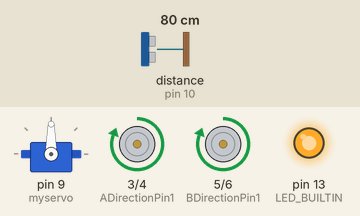
This sketch was run on a simulated Arduino Uno, built with avr-gcc and run on an emulated ATmega328P. Parts: servo, motor-driver pin pairs drawn as motors (green arrow = first pin HIGH = forward, orange = second pin HIGH = backward, longer = more drive, scaled by the enable pin), output pins drawn as LEDs (lit = HIGH). Inputs (shaded band) come from the test bench; at power-on: distance to the obstacle (sensor on pin 10) 80 cm. The echo pulse lasts 58.3 µs per cm; what the sketch prints to the serial monitor is not drawn.

Above: at 0.05 s.
At 2.75 s:
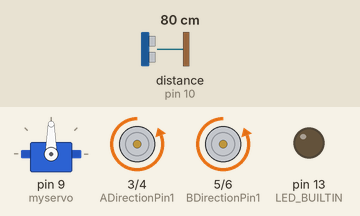
At 4.1 s:
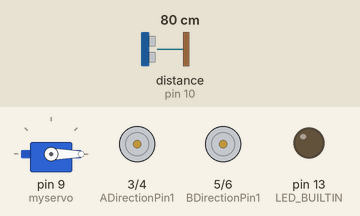
At 4.75 s:
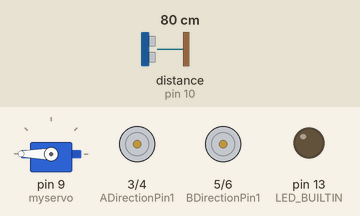
At 5.45 s:
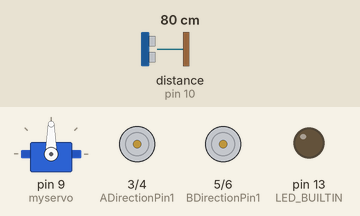
Timing chart, 0 to 7.2 s (numbered marks = the images above):
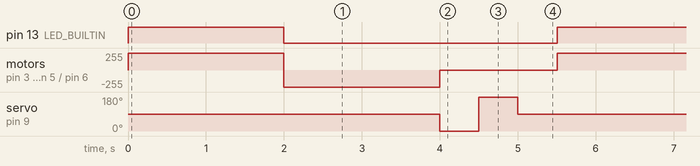

Measured:
- by itself, pin 13 (LED_BUILTIN): alternates HIGH for 2.0 s and LOW for 3.5 s
- by itself, servo on pin 9 (myservo): repeats every 5.5 s: 180° 0.50 s, 90° 4.5 s, 0° 0.50 s
- by itself, motor on pin 3 (ADirectionPin1) / pin 4 (ADirectionPin2), motor on pin 5 (BDirectionPin1) / pin 6 (BDirectionPin2): repeats every 5.5 s: backward 255/255 2.0 s, stopped 1.5 s, forward 255/255 2.0 s

The sketch:

motor_test.ino
```cpp
#include <Servo.h>
#include <NewPing.h>

#define TRIGGER_PIN  11  // Arduino pin tied to trigger pin on the ultrasonic sensor.
#define ECHO_PIN     10  // Arduino pin tied to echo pin on the ultrasonic sensor.
#define MAX_DISTANCE 200 // Maximum distance we want to ping for (in centimeters). Maximum sensor distance is rated at 400-500cm.
NewPing sonar(TRIGGER_PIN, ECHO_PIN, MAX_DISTANCE); // NewPing setup of pins and maximum distance.

Servo myservo;

const int ADirectionPin1 = 3;
const int ADirectionPin2 = 4;
const int AEnablePin = 2;
const int BDirectionPin1 = 5;
const int BDirectionPin2 = 6;
const int BEnablePin = 7;

void setup() {
  Serial.begin(9600);
  pinMode(ADirectionPin1, OUTPUT);
  pinMode(ADirectionPin2, OUTPUT);
  pinMode(AEnablePin, OUTPUT);
  pinMode(BDirectionPin1, OUTPUT);
  pinMode(BDirectionPin2, OUTPUT);
  pinMode(BEnablePin, OUTPUT);
  pinMode(LED_BUILTIN, OUTPUT);
  myservo.attach(9);
  myservo.write(90);
  digitalWrite(AEnablePin,LOW);
  digitalWrite(BEnablePin,LOW);
}

void loop() {
  controlHBridge(ADirectionPin1, ADirectionPin2, AEnablePin, true);
  controlHBridge(BDirectionPin1, BDirectionPin2, BEnablePin, true);
  delay(2000);
  controlHBridge(ADirectionPin1, ADirectionPin2, AEnablePin, false);
  controlHBridge(BDirectionPin1, BDirectionPin2, BEnablePin, false);
  delay(2000);
  digitalWrite(AEnablePin,LOW);
  digitalWrite(BEnablePin,LOW);
  myservo.write(0);
  delay(500);
  myservo.write(180);
  delay(500);
  myservo.write(90);
  delay(500);
  Serial.print("Ping: ");
  Serial.print(sonar.ping_cm()); // Send ping, get distance in cm and print result (0 = outside set distance range)
  Serial.println("cm");
}

void controlHBridge(int directionPin1, int directionPin2, int enablePin, bool forward)
{
  digitalWrite(enablePin, LOW);
  digitalWrite(directionPin1, forward ? HIGH : LOW);
  digitalWrite(directionPin2, forward ? LOW : HIGH);
  digitalWrite(LED_BUILTIN, forward ? HIGH : LOW);
  digitalWrite(enablePin, HIGH);
}
```
